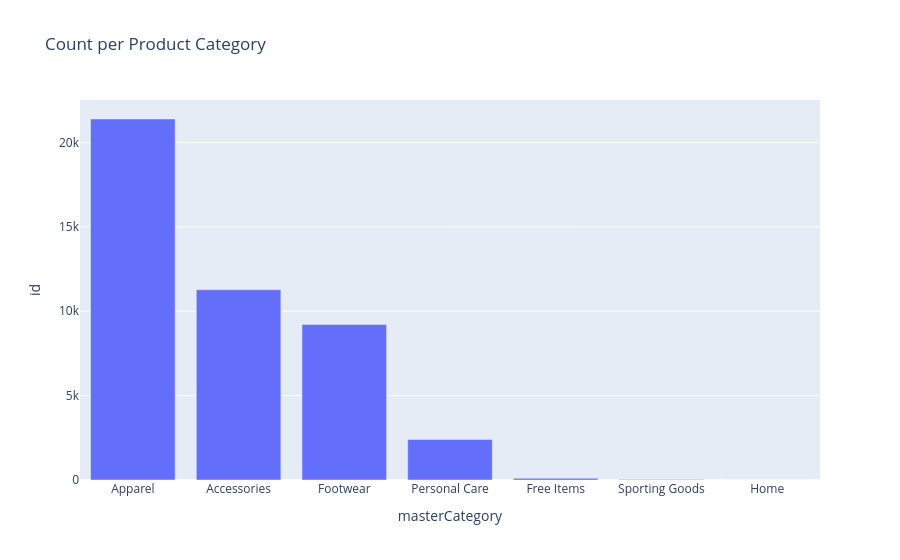

Notebook code cell kept with this figure:
### Markdown cell above
## Visualizations
- Main Categories Count
- Sub Categories Count
- Products by Season Count
- Product Usage type Count

### Code cell
fig = px.bar(data.groupby('masterCategory').count().reset_index(), x='masterCategory',y='id',title='Count per Product Category')
fig.update_layout(barmode='stack', xaxis={'categoryorder':'total descending'})

### Figure 1 — Plotly figure (JSON) as saved in the notebook; plotly's stock layout.template omitted (floating-point values rounded to 4 significant figures)
{"data": [{"alignmentgroup": "True", "hovertemplate": "masterCategory=%{x}<br>id=%{y}<extra></extra>", "legendgroup": "", "marker": {"color": "#636efa", "pattern": {"shape": ""}}, "name": "", "offsetgroup": "", "orientation": "v", "showlegend": false, "textposition": "auto", "type": "bar", "x": ["Accessories", "Apparel", "Footwear", "Free Items", "Home", "Personal Care", "Sporting Goods"], "xaxis": "x", "y": [11274, 21392, 9219, 105, 1, 2403, 25], "yaxis": "y"}], "layout": {"barmode": "stack", "legend": {"tracegroupgap": 0}, "title": {"text": "Count per Product Category"}, "xaxis": {"anchor": "y", "categoryorder": "total descending", "domain": [0, 1], "title": {"text": "masterCategory"}}, "yaxis": {"anchor": "x", "domain": [0, 1], "title": {"text": "id"}}}}
